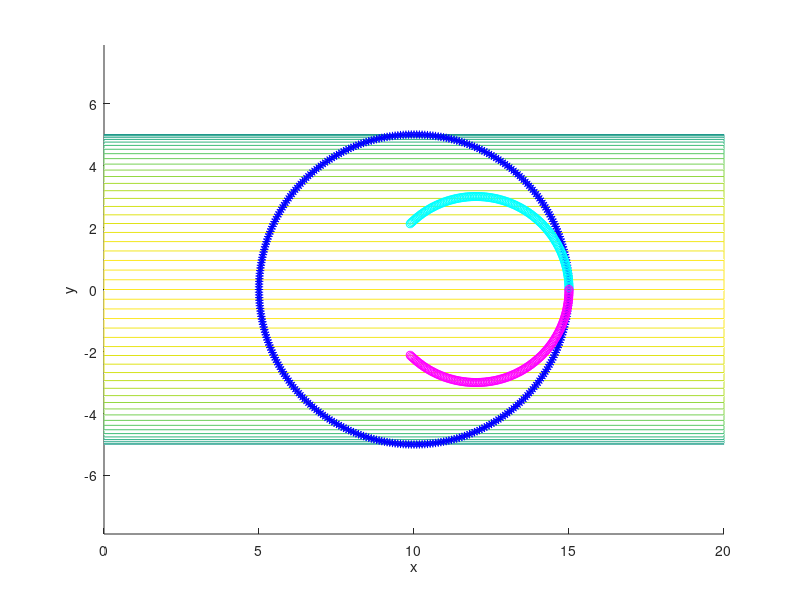

MATLAB code to generate this figure:
axis equal;
hold on;

xlabel('x');
ylabel('y');
zlabel('z');

rotate_x = @(theta)[
                    1 , 0           , 0          , 0;
                    0 , cos(theta)  , sin(theta) , 0;
                    0 , -sin(theta) , cos(theta) , 0;
                    0 , 0           , 0          , 1;
                    ];

rotate_y = @(theta)[
                    cos(theta)  , 0 , sin(theta) , 0;
                    0           , 1 , 0          , 0;
                    -sin(theta) , 0 , cos(theta) , 0;
                    0           , 0 , 0          , 1;
                   ];

rotate_z = @(theta)[
                    cos(theta)  , sin(theta) , 0 , 0;
                    -sin(theta) , cos(theta) , 0 , 0;
                    0           , 0          , 1 , 0;
                    0           , 0          , 0 , 1;
                   ];

theta = 0 : pi / 180 : 2 * pi;
[col,row] = size(theta);

pipe_length = 20;
pipe_raidus = 5;

% pipe_rotate_x_angle = 0;
% pipe_rotate_y_angle = 0;
% pipe_rotate_z_angle = 0;

[cylinder_x, cylinder_y, cylinder_z] = cylinder(pipe_raidus, 100);
cylinder_z = cylinder_z * pipe_length;
pipe_x = cylinder_z;
pipe_y = cylinder_x;
pipe_z = cylinder_y;

%draw pipe
mesh(pipe_x, pipe_y, pipe_z);

%laser working point is half pipe x length
laser_working_point_x = pipe_length / 2;
laser_offset_center_distance = 0;
laser_up_lift_distance = 5;
laser_circle_raduis = pipe_raidus;

laser_pos_x = laser_working_point_x;
laser_pos_y = laser_offset_center_distance;
laser_pos_z = pipe_raidus + laser_up_lift_distance;

%draw laser trail
laser_trail_x = laser_pos_x + laser_circle_raduis * cos(theta);
laser_trail_y = laser_pos_y + laser_circle_raduis * sin(theta);
laser_trail_z = laser_pos_z * ones(1, row);

plot3(laser_trail_x, laser_trail_y, laser_trail_z, 'b*');

%draw cilcle trail
cut_trail_x = laser_trail_x;
cut_trail_y = laser_trail_y;
cut_trail_z = sqrt(pipe_raidus^2 - cut_trail_y.^2);
need_penetrate = false;
for i = 1 : row
    if (abs( cut_trail_y(1, i)) > pipe_raidus)
        need_penetrate = true;
        continue;
    end
    if (cut_trail_x(1,i) < 0 || cut_trail_x(1,i) > pipe_length)
        continue;
    end
    plot3(cut_trail_x(1,i), cut_trail_y(1,i), cut_trail_z(1,i), 'r*');
end

if (need_penetrate)
    for i = 1 : row
        if (abs( cut_trail_y(1, i)) > pipe_raidus)
            continue;
        end
        if (cut_trail_x(1,i) < 0 || cut_trail_x(1,i) > pipe_length)
            continue;
        end
        plot3(cut_trail_x(1,i), cut_trail_y(1,i), - cut_trail_z(1,i), 'y*');
    end
end

%arc guide line parament
arc_guide_line_radius = 3;
arc_guide_line_radians_factor = 1 / 8;
arc_guide_line_radians_length = 2 * pi * arc_guide_line_radius * arc_guide_line_radians_factor;
arc_guide_line_circle_center_x = laser_pos_x + laser_circle_raduis - arc_guide_line_radius;
arc_guide_line_circle_center_y = laser_pos_y;
arc_guide_line_circle_center_z = laser_pos_z;
%judge guide line in/out circle
arc_guide_line_in_circle = true;
%add arc in guide line 
arc_guide_line_in_theta = arc_guide_line_radians_length : -pi / 180 : 0;
[arc_guide_line_in_col, arc_guide_line_in_row] = size(arc_guide_line_in_theta);
arc_trail_in_x = arc_guide_line_circle_center_x + arc_guide_line_radius * cos(arc_guide_line_in_theta);
arc_trail_in_y = arc_guide_line_circle_center_y + arc_guide_line_radius * sin(arc_guide_line_in_theta);
arc_trail_in_z = arc_guide_line_circle_center_z * ones(1, arc_guide_line_in_row);
plot3(arc_trail_in_x, arc_trail_in_y, arc_trail_in_z, 'co');
%add arc out guide line
arc_guide_line_out_theta = 2 * pi - arc_guide_line_radians_length : pi / 180 : 2 * pi;
[arc_guide_line_out_col, arc_guide_line_out_row] = size(arc_guide_line_out_theta);
arc_trail_out_x = arc_guide_line_circle_center_x + arc_guide_line_radius * cos(arc_guide_line_out_theta);
arc_trail_out_y = arc_guide_line_circle_center_y + arc_guide_line_radius * sin(arc_guide_line_out_theta);
arc_trail_out_z = arc_guide_line_circle_center_z * ones(1, arc_guide_line_out_row);
plot3(arc_trail_out_x, arc_trail_out_y, arc_trail_out_z, 'mo');
% draw arc in guide line trail
cut_arc_guide_line_in_x = arc_trail_in_x;
cut_arc_guide_line_in_y = arc_trail_in_y;
cut_arc_guide_line_in_z = sqrt(pipe_raidus^2 - cut_arc_guide_line_in_y.^2);
plot3(cut_arc_guide_line_in_x, cut_arc_guide_line_in_y, cut_arc_guide_line_in_z, 'r*');
% draw arc out guide line trail
cut_arc_guide_line_out_x = arc_trail_out_x;
cut_arc_guide_line_out_y = arc_trail_out_y;
cut_arc_guide_line_out_z = sqrt(pipe_raidus^2 - cut_arc_guide_line_out_y.^2);
plot3(cut_arc_guide_line_out_x, cut_arc_guide_line_out_y, cut_arc_guide_line_out_z, 'r*');

